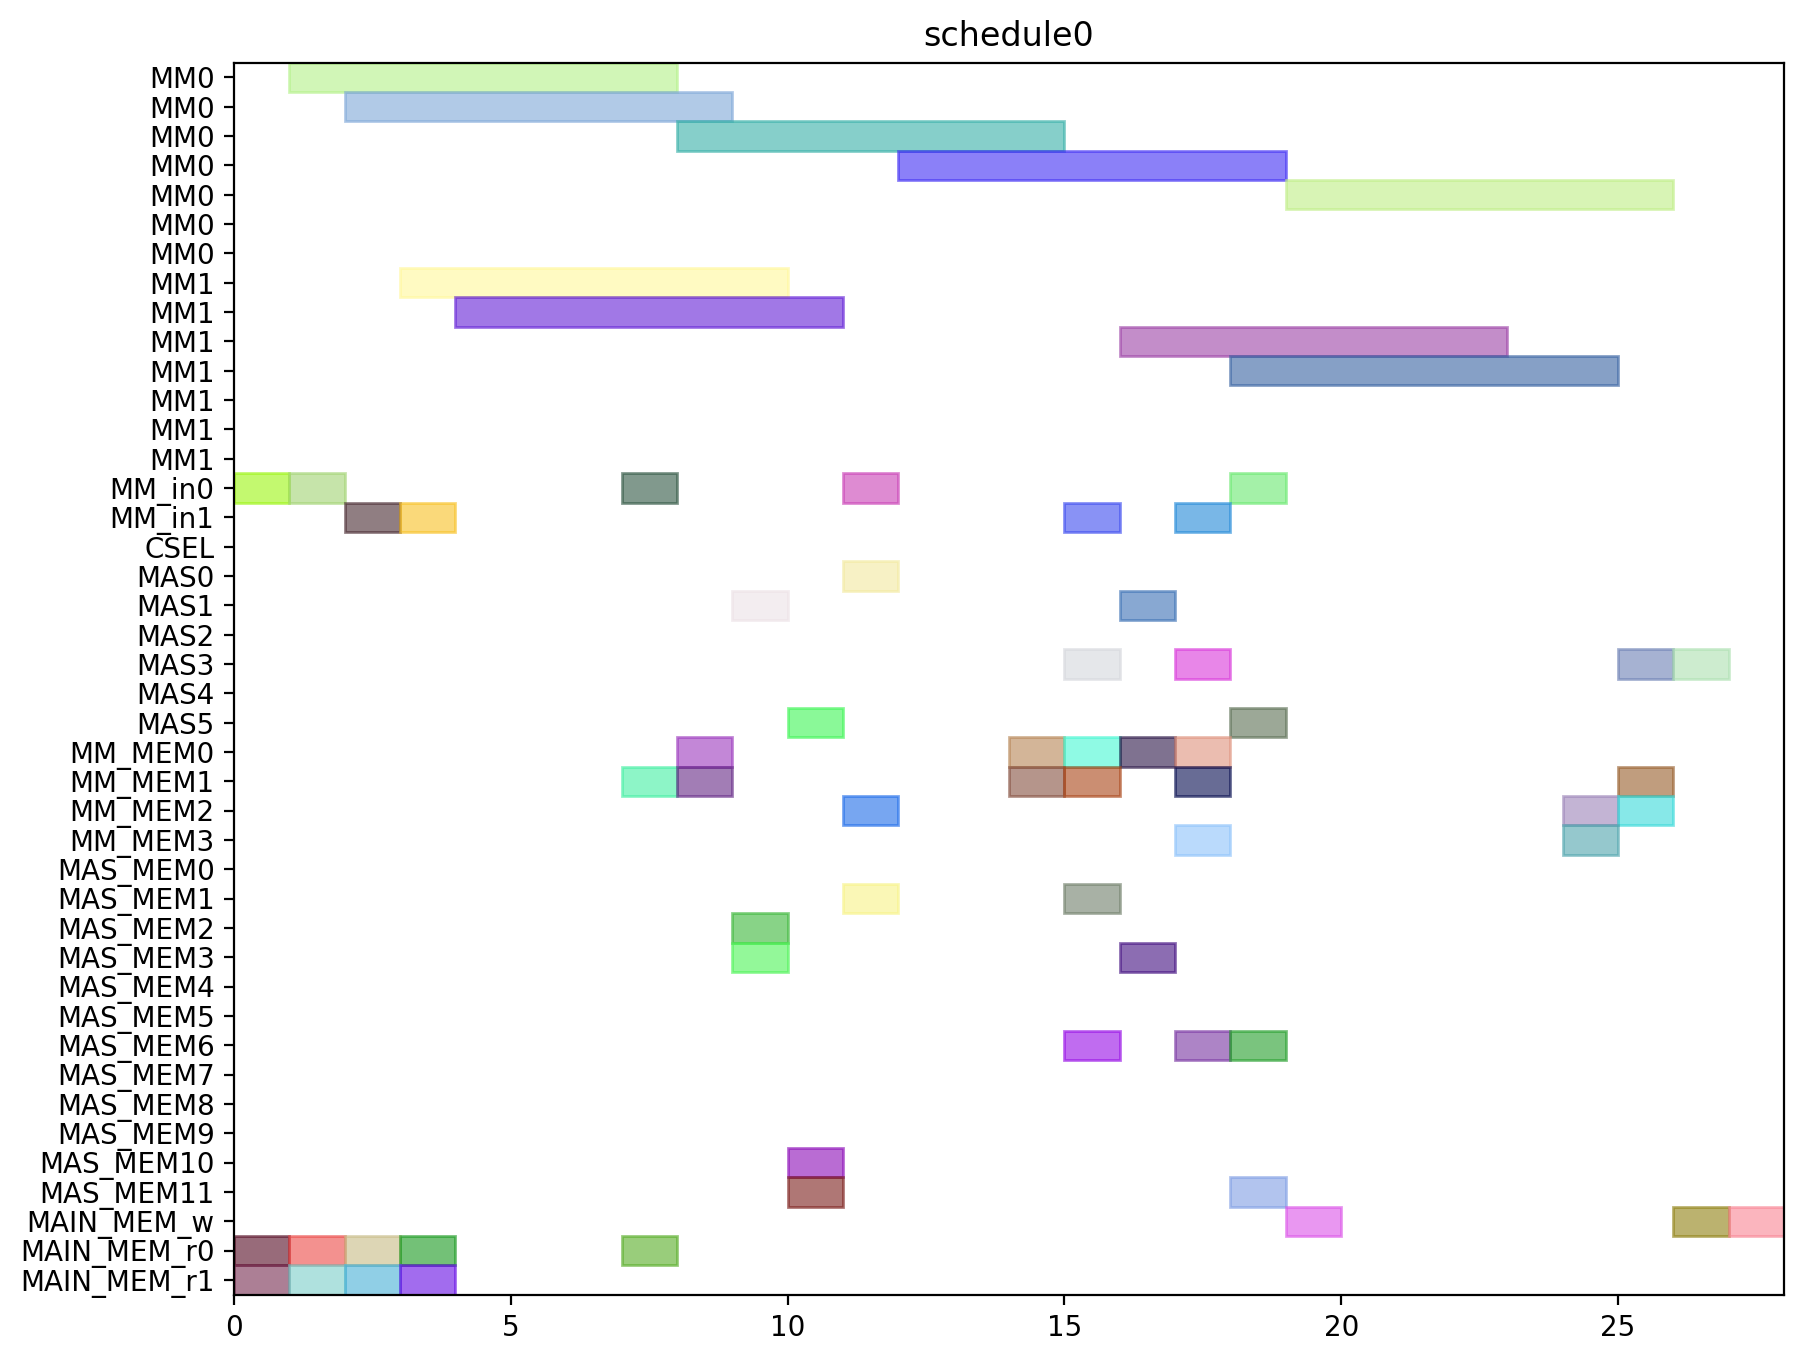

This figure's Python source:
from pyschedule import Scenario, solvers, plotters, alt


def solve():
	horizon = 120
	S = Scenario("schedule0", horizon=horizon)

	# resource
	MM = S.Resources('MM', num=2, size=7)
	MM_in = S.Resources('MM_in', num=2)
	CSEL = S.Resource('CSEL')
	MAS = S.Resources('MAS', num=6, size=1, periods=range(1, horizon))
	MM_MEM = S.Resources('MM_MEM', num=4)
	MAS_MEM = S.Resources('MAS_MEM', num=12)
	MAIN_MEM_w = S.Resource('MAIN_MEM_w', size=1)
	MAIN_MEM_r = S.Resources('MAIN_MEM_r', num=2)

	# result of previous scheduling

	# new tasks
	t0 = S.Task('t0', length=7, delay_cost=1)
	t0 += alt(MM)
	t0_in = S.Task('t0_in', length=1, delay_cost=1)
	t0_in += alt(MM_in)
	S += t0_in*MM_in[0]<=t0*MM[0]
	S += t0_in*MM_in[1]<=t0*MM[1]
	t0_mem0 = S.Task('t0_mem0', length=1, delay_cost=1)
	t0_mem0 += MAIN_MEM_r[0]
	S += t0_mem0 <= t0

	t0_mem1 = S.Task('t0_mem1', length=1, delay_cost=1)
	t0_mem1 += MAIN_MEM_r[1]
	S += t0_mem1 <= t0

	t3 = S.Task('t3', length=7, delay_cost=1)
	t3 += alt(MM)
	t3_in = S.Task('t3_in', length=1, delay_cost=1)
	t3_in += alt(MM_in)
	S += t3_in*MM_in[0]<=t3*MM[0]
	S += t3_in*MM_in[1]<=t3*MM[1]
	t3_mem0 = S.Task('t3_mem0', length=1, delay_cost=1)
	t3_mem0 += MAIN_MEM_r[0]
	S += t3_mem0 <= t3

	t3_mem1 = S.Task('t3_mem1', length=1, delay_cost=1)
	t3_mem1 += MAIN_MEM_r[1]
	S += t3_mem1 <= t3

	t1 = S.Task('t1', length=7, delay_cost=1)
	t1 += alt(MM)
	t1_in = S.Task('t1_in', length=1, delay_cost=1)
	t1_in += alt(MM_in)
	S += t1_in*MM_in[0]<=t1*MM[0]
	S += t1_in*MM_in[1]<=t1*MM[1]
	t1_mem0 = S.Task('t1_mem0', length=1, delay_cost=1)
	t1_mem0 += MAIN_MEM_r[0]
	S += t1_mem0 <= t1

	t1_mem1 = S.Task('t1_mem1', length=1, delay_cost=1)
	t1_mem1 += MAIN_MEM_r[1]
	S += t1_mem1 <= t1

	t2 = S.Task('t2', length=7, delay_cost=1)
	t2 += alt(MM)
	t2_in = S.Task('t2_in', length=1, delay_cost=1)
	t2_in += alt(MM_in)
	S += t2_in*MM_in[0]<=t2*MM[0]
	S += t2_in*MM_in[1]<=t2*MM[1]
	t2_mem0 = S.Task('t2_mem0', length=1, delay_cost=1)
	t2_mem0 += MAIN_MEM_r[0]
	S += t2_mem0 <= t2

	t2_mem1 = S.Task('t2_mem1', length=1, delay_cost=1)
	t2_mem1 += MAIN_MEM_r[1]
	S += t2_mem1 <= t2

	t4 = S.Task('t4', length=7, delay_cost=1)
	t4 += alt(MM)
	t4_in = S.Task('t4_in', length=1, delay_cost=1)
	t4_in += alt(MM_in)
	S += t4_in*MM_in[0]<=t4*MM[0]
	S += t4_in*MM_in[1]<=t4*MM[1]
	t4_mem0 = S.Task('t4_mem0', length=1, delay_cost=1)
	t4_mem0 += MAIN_MEM_r[0]
	S += t4_mem0 <= t4

	t4_mem1 = S.Task('t4_mem1', length=1, delay_cost=1)
	t4_mem1 += alt(MM_MEM)
	S += (t2*MM[0])-1 < t4_mem1*MM_MEM[1]
	S += (t2*MM[1])-1 < t4_mem1*MM_MEM[3]
	S += t4_mem1 <= t4

	t5 = S.Task('t5', length=1, delay_cost=1)
	t5 += alt(MAS)
	t5_mem0 = S.Task('t5_mem0', length=1, delay_cost=1)
	t5_mem0 += alt(MM_MEM)
	S += (t0*MM[0])-1 < t5_mem0*MM_MEM[0]
	S += (t0*MM[1])-1 < t5_mem0*MM_MEM[2]
	S += t5_mem0 <= t5

	t5_mem1 = S.Task('t5_mem1', length=1, delay_cost=1)
	t5_mem1 += alt(MM_MEM)
	S += (t0*MM[0])-1 < t5_mem1*MM_MEM[1]
	S += (t0*MM[1])-1 < t5_mem1*MM_MEM[3]
	S += t5_mem1 <= t5

	t6 = S.Task('t6', length=1, delay_cost=1)
	t6 += alt(MAS)
	t6_mem0 = S.Task('t6_mem0', length=1, delay_cost=1)
	t6_mem0 += alt(MAS_MEM)
	S += (t5*MAS[0])-1 < t6_mem0*MAS_MEM[0]
	S += (t5*MAS[1])-1 < t6_mem0*MAS_MEM[2]
	S += (t5*MAS[2])-1 < t6_mem0*MAS_MEM[4]
	S += (t5*MAS[3])-1 < t6_mem0*MAS_MEM[6]
	S += (t5*MAS[4])-1 < t6_mem0*MAS_MEM[8]
	S += (t5*MAS[5])-1 < t6_mem0*MAS_MEM[10]
	S += t6_mem0 <= t6

	t6_mem1 = S.Task('t6_mem1', length=1, delay_cost=1)
	t6_mem1 += alt(MAS_MEM)
	S += (t5*MAS[0])-1 < t6_mem1*MAS_MEM[1]
	S += (t5*MAS[1])-1 < t6_mem1*MAS_MEM[3]
	S += (t5*MAS[2])-1 < t6_mem1*MAS_MEM[5]
	S += (t5*MAS[3])-1 < t6_mem1*MAS_MEM[7]
	S += (t5*MAS[4])-1 < t6_mem1*MAS_MEM[9]
	S += (t5*MAS[5])-1 < t6_mem1*MAS_MEM[11]
	S += t6_mem1 <= t6

	t9 = S.Task('t9', length=1, delay_cost=1)
	t9 += alt(MAS)
	t9_mem0 = S.Task('t9_mem0', length=1, delay_cost=1)
	t9_mem0 += alt(MM_MEM)
	S += (t0*MM[0])-1 < t9_mem0*MM_MEM[0]
	S += (t0*MM[1])-1 < t9_mem0*MM_MEM[2]
	S += t9_mem0 <= t9

	t9_mem1 = S.Task('t9_mem1', length=1, delay_cost=1)
	t9_mem1 += alt(MM_MEM)
	S += (t4*MM[0])-1 < t9_mem1*MM_MEM[1]
	S += (t4*MM[1])-1 < t9_mem1*MM_MEM[3]
	S += t9_mem1 <= t9

	t10 = S.Task('t10', length=1, delay_cost=1)
	t10 += alt(MAS)
	t10_mem0 = S.Task('t10_mem0', length=1, delay_cost=1)
	t10_mem0 += alt(MM_MEM)
	S += (t4*MM[0])-1 < t10_mem0*MM_MEM[0]
	S += (t4*MM[1])-1 < t10_mem0*MM_MEM[2]
	S += t10_mem0 <= t10

	t10_mem1 = S.Task('t10_mem1', length=1, delay_cost=1)
	t10_mem1 += alt(MM_MEM)
	S += (t4*MM[0])-1 < t10_mem1*MM_MEM[1]
	S += (t4*MM[1])-1 < t10_mem1*MM_MEM[3]
	S += t10_mem1 <= t10

	t7 = S.Task('t7', length=1, delay_cost=1)
	t7 += alt(MAS)
	t7_mem0 = S.Task('t7_mem0', length=1, delay_cost=1)
	t7_mem0 += alt(MAS_MEM)
	S += (t6*MAS[0])-1 < t7_mem0*MAS_MEM[0]
	S += (t6*MAS[1])-1 < t7_mem0*MAS_MEM[2]
	S += (t6*MAS[2])-1 < t7_mem0*MAS_MEM[4]
	S += (t6*MAS[3])-1 < t7_mem0*MAS_MEM[6]
	S += (t6*MAS[4])-1 < t7_mem0*MAS_MEM[8]
	S += (t6*MAS[5])-1 < t7_mem0*MAS_MEM[10]
	S += t7_mem0 <= t7

	t7_mem1 = S.Task('t7_mem1', length=1, delay_cost=1)
	t7_mem1 += alt(MAS_MEM)
	S += (t6*MAS[0])-1 < t7_mem1*MAS_MEM[1]
	S += (t6*MAS[1])-1 < t7_mem1*MAS_MEM[3]
	S += (t6*MAS[2])-1 < t7_mem1*MAS_MEM[5]
	S += (t6*MAS[3])-1 < t7_mem1*MAS_MEM[7]
	S += (t6*MAS[4])-1 < t7_mem1*MAS_MEM[9]
	S += (t6*MAS[5])-1 < t7_mem1*MAS_MEM[11]
	S += t7_mem1 <= t7

	t11 = S.Task('t11', length=1, delay_cost=1)
	t11 += alt(MAS)
	t11_mem0 = S.Task('t11_mem0', length=1, delay_cost=1)
	t11_mem0 += alt(MAS_MEM)
	S += (t10*MAS[0])-1 < t11_mem0*MAS_MEM[0]
	S += (t10*MAS[1])-1 < t11_mem0*MAS_MEM[2]
	S += (t10*MAS[2])-1 < t11_mem0*MAS_MEM[4]
	S += (t10*MAS[3])-1 < t11_mem0*MAS_MEM[6]
	S += (t10*MAS[4])-1 < t11_mem0*MAS_MEM[8]
	S += (t10*MAS[5])-1 < t11_mem0*MAS_MEM[10]
	S += t11_mem0 <= t11

	t11_mem1 = S.Task('t11_mem1', length=1, delay_cost=1)
	t11_mem1 += alt(MM_MEM)
	S += (t4*MM[0])-1 < t11_mem1*MM_MEM[1]
	S += (t4*MM[1])-1 < t11_mem1*MM_MEM[3]
	S += t11_mem1 <= t11

	t8 = S.Task('t8', length=7, delay_cost=1)
	t8 += alt(MM)
	t8_in = S.Task('t8_in', length=1, delay_cost=1)
	t8_in += alt(MM_in)
	S += t8_in*MM_in[0]<=t8*MM[0]
	S += t8_in*MM_in[1]<=t8*MM[1]
	t8_mem0 = S.Task('t8_mem0', length=1, delay_cost=1)
	t8_mem0 += alt(MM_MEM)
	S += (t4*MM[0])-1 < t8_mem0*MM_MEM[0]
	S += (t4*MM[1])-1 < t8_mem0*MM_MEM[2]
	S += t8_mem0 <= t8

	t8_mem1 = S.Task('t8_mem1', length=1, delay_cost=1)
	t8_mem1 += alt(MAS_MEM)
	S += (t7*MAS[0])-1 < t8_mem1*MAS_MEM[1]
	S += (t7*MAS[1])-1 < t8_mem1*MAS_MEM[3]
	S += (t7*MAS[2])-1 < t8_mem1*MAS_MEM[5]
	S += (t7*MAS[3])-1 < t8_mem1*MAS_MEM[7]
	S += (t7*MAS[4])-1 < t8_mem1*MAS_MEM[9]
	S += (t7*MAS[5])-1 < t8_mem1*MAS_MEM[11]
	S += t8_mem1 <= t8

	new_PZ = S.Task('new_PZ', length=7, delay_cost=1)
	new_PZ += alt(MM)
	new_PZ_in = S.Task('new_PZ_in', length=1, delay_cost=1)
	new_PZ_in += alt(MM_in)
	S += new_PZ_in*MM_in[0]<=new_PZ*MM[0]
	S += new_PZ_in*MM_in[1]<=new_PZ*MM[1]
	S += 0<new_PZ

	new_PZ_w = S.Task('new_PZ_w', length=1, delay_cost=1)
	new_PZ_w += alt(MAIN_MEM_w)
	S += new_PZ <= new_PZ_w

	new_PZ_mem0 = S.Task('new_PZ_mem0', length=1, delay_cost=1)
	new_PZ_mem0 += alt(MM_MEM)
	S += (t1*MM[0])-1 < new_PZ_mem0*MM_MEM[0]
	S += (t1*MM[1])-1 < new_PZ_mem0*MM_MEM[2]
	S += new_PZ_mem0 <= new_PZ

	new_PZ_mem1 = S.Task('new_PZ_mem1', length=1, delay_cost=1)
	new_PZ_mem1 += alt(MAS_MEM)
	S += (t7*MAS[0])-1 < new_PZ_mem1*MAS_MEM[1]
	S += (t7*MAS[1])-1 < new_PZ_mem1*MAS_MEM[3]
	S += (t7*MAS[2])-1 < new_PZ_mem1*MAS_MEM[5]
	S += (t7*MAS[3])-1 < new_PZ_mem1*MAS_MEM[7]
	S += (t7*MAS[4])-1 < new_PZ_mem1*MAS_MEM[9]
	S += (t7*MAS[5])-1 < new_PZ_mem1*MAS_MEM[11]
	S += new_PZ_mem1 <= new_PZ

	t12 = S.Task('t12', length=1, delay_cost=1)
	t12 += alt(MAS)
	t12_mem0 = S.Task('t12_mem0', length=1, delay_cost=1)
	t12_mem0 += alt(MM_MEM)
	S += (t0*MM[0])-1 < t12_mem0*MM_MEM[0]
	S += (t0*MM[1])-1 < t12_mem0*MM_MEM[2]
	S += t12_mem0 <= t12

	t12_mem1 = S.Task('t12_mem1', length=1, delay_cost=1)
	t12_mem1 += alt(MAS_MEM)
	S += (t11*MAS[0])-1 < t12_mem1*MAS_MEM[1]
	S += (t11*MAS[1])-1 < t12_mem1*MAS_MEM[3]
	S += (t11*MAS[2])-1 < t12_mem1*MAS_MEM[5]
	S += (t11*MAS[3])-1 < t12_mem1*MAS_MEM[7]
	S += (t11*MAS[4])-1 < t12_mem1*MAS_MEM[9]
	S += (t11*MAS[5])-1 < t12_mem1*MAS_MEM[11]
	S += t12_mem1 <= t12

	t13 = S.Task('t13', length=7, delay_cost=1)
	t13 += alt(MM)
	t13_in = S.Task('t13_in', length=1, delay_cost=1)
	t13_in += alt(MM_in)
	S += t13_in*MM_in[0]<=t13*MM[0]
	S += t13_in*MM_in[1]<=t13*MM[1]
	t13_mem0 = S.Task('t13_mem0', length=1, delay_cost=1)
	t13_mem0 += alt(MAS_MEM)
	S += (t12*MAS[0])-1 < t13_mem0*MAS_MEM[0]
	S += (t12*MAS[1])-1 < t13_mem0*MAS_MEM[2]
	S += (t12*MAS[2])-1 < t13_mem0*MAS_MEM[4]
	S += (t12*MAS[3])-1 < t13_mem0*MAS_MEM[6]
	S += (t12*MAS[4])-1 < t13_mem0*MAS_MEM[8]
	S += (t12*MAS[5])-1 < t13_mem0*MAS_MEM[10]
	S += t13_mem0 <= t13

	t13_mem1 = S.Task('t13_mem1', length=1, delay_cost=1)
	t13_mem1 += alt(MAS_MEM)
	S += (t9*MAS[0])-1 < t13_mem1*MAS_MEM[1]
	S += (t9*MAS[1])-1 < t13_mem1*MAS_MEM[3]
	S += (t9*MAS[2])-1 < t13_mem1*MAS_MEM[5]
	S += (t9*MAS[3])-1 < t13_mem1*MAS_MEM[7]
	S += (t9*MAS[4])-1 < t13_mem1*MAS_MEM[9]
	S += (t9*MAS[5])-1 < t13_mem1*MAS_MEM[11]
	S += t13_mem1 <= t13

	t14 = S.Task('t14', length=7, delay_cost=1)
	t14 += alt(MM)
	t14_in = S.Task('t14_in', length=1, delay_cost=1)
	t14_in += alt(MM_in)
	S += t14_in*MM_in[0]<=t14*MM[0]
	S += t14_in*MM_in[1]<=t14*MM[1]
	t14_mem0 = S.Task('t14_mem0', length=1, delay_cost=1)
	t14_mem0 += alt(MAS_MEM)
	S += (t12*MAS[0])-1 < t14_mem0*MAS_MEM[0]
	S += (t12*MAS[1])-1 < t14_mem0*MAS_MEM[2]
	S += (t12*MAS[2])-1 < t14_mem0*MAS_MEM[4]
	S += (t12*MAS[3])-1 < t14_mem0*MAS_MEM[6]
	S += (t12*MAS[4])-1 < t14_mem0*MAS_MEM[8]
	S += (t12*MAS[5])-1 < t14_mem0*MAS_MEM[10]
	S += t14_mem0 <= t14

	t14_mem1 = S.Task('t14_mem1', length=1, delay_cost=1)
	t14_mem1 += alt(MM_MEM)
	S += (t3*MM[0])-1 < t14_mem1*MM_MEM[1]
	S += (t3*MM[1])-1 < t14_mem1*MM_MEM[3]
	S += t14_mem1 <= t14

	new_PY = S.Task('new_PY', length=1, delay_cost=1)
	new_PY += alt(MAS)
	S += 0<new_PY

	new_PY_w = S.Task('new_PY_w', length=1, delay_cost=1)
	new_PY_w += alt(MAIN_MEM_w)
	S += new_PY <= new_PY_w

	new_PY_mem0 = S.Task('new_PY_mem0', length=1, delay_cost=1)
	new_PY_mem0 += alt(MM_MEM)
	S += (t8*MM[0])-1 < new_PY_mem0*MM_MEM[0]
	S += (t8*MM[1])-1 < new_PY_mem0*MM_MEM[2]
	S += new_PY_mem0 <= new_PY

	new_PY_mem1 = S.Task('new_PY_mem1', length=1, delay_cost=1)
	new_PY_mem1 += alt(MM_MEM)
	S += (t13*MM[0])-1 < new_PY_mem1*MM_MEM[1]
	S += (t13*MM[1])-1 < new_PY_mem1*MM_MEM[3]
	S += new_PY_mem1 <= new_PY

	new_PX = S.Task('new_PX', length=1, delay_cost=1)
	new_PX += alt(MAS)
	S += 0<new_PX

	new_PX_w = S.Task('new_PX_w', length=1, delay_cost=1)
	new_PX_w += alt(MAIN_MEM_w)
	S += new_PX <= new_PX_w

	new_PX_mem0 = S.Task('new_PX_mem0', length=1, delay_cost=1)
	new_PX_mem0 += alt(MM_MEM)
	S += (t14*MM[0])-1 < new_PX_mem0*MM_MEM[0]
	S += (t14*MM[1])-1 < new_PX_mem0*MM_MEM[2]
	S += new_PX_mem0 <= new_PX

	new_PX_mem1 = S.Task('new_PX_mem1', length=1, delay_cost=1)
	new_PX_mem1 += alt(MM_MEM)
	S += (t14*MM[0])-1 < new_PX_mem1*MM_MEM[1]
	S += (t14*MM[1])-1 < new_PX_mem1*MM_MEM[3]
	S += new_PX_mem1 <= new_PX

	solvers.mip.solve(S,msg=1,kind='CPLEX',ratio_gap=1.01)

	solution = [['hoge']*len(S.solution()[1]) for i in range(len(S.solution()))]
	for i in range(len(S.solution())):
		for j in range(len(S.solution()[i])):
			solution[i][j]=str(S.solution()[i][j])
	print(solution)

	cycles = int(solution[-1][3])

	pic_file_name = "/home/mfukuda/ABE/multiRAM_multiMAS_16mux/scheduling_result/stage7MM2_stage1MAS6/EP_DBL_A_0/schedule0.png"
	if(S.solution() != []):
		plotters.matplotlib.plot(S,img_filename=pic_file_name, show_task_labels=False, fig_size=(cycles*0.25+3, 8))

	return solution
